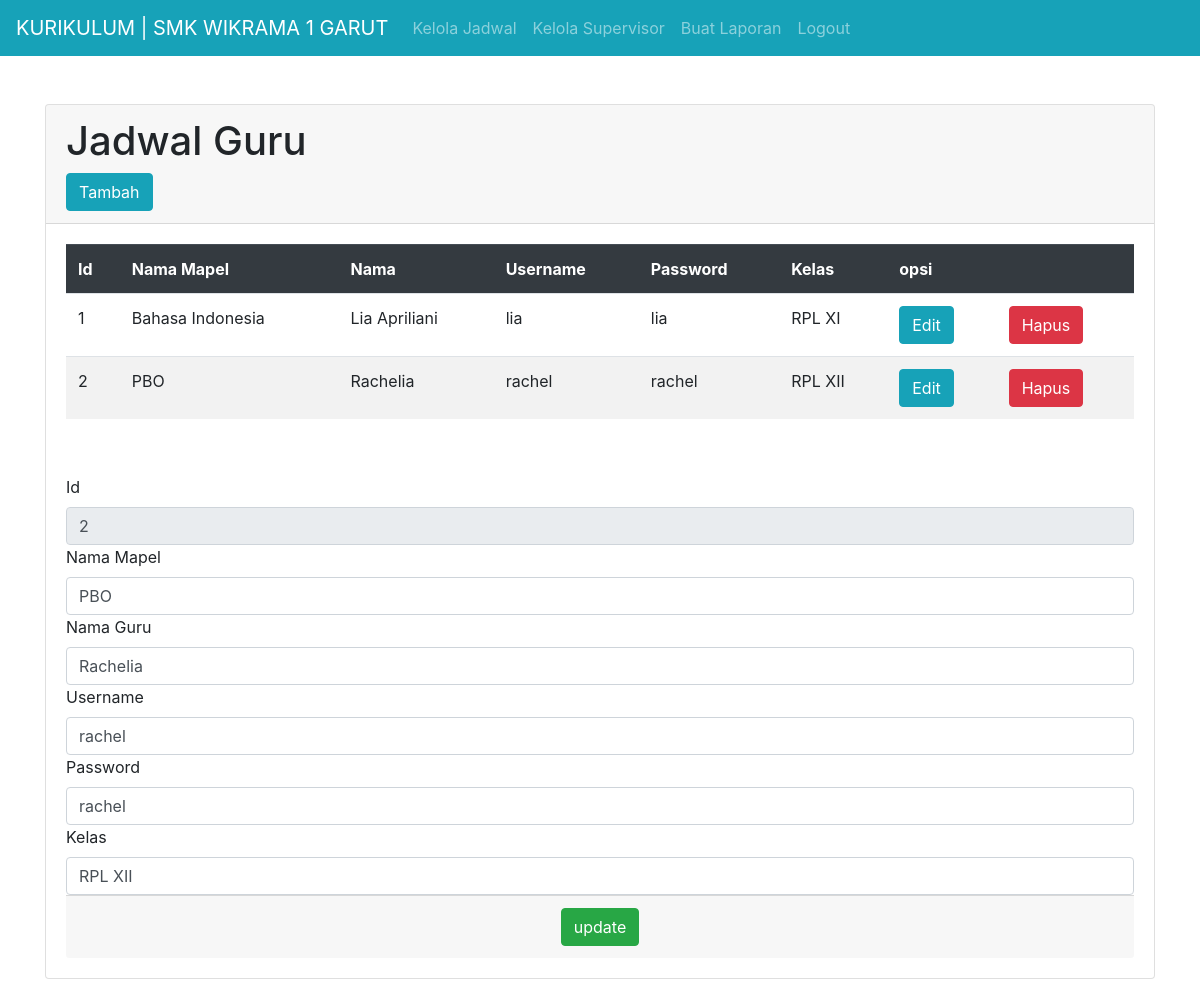
/kurikulum/jadwal.php?edit=2 (signed in), run on the app's committed database.
### tables this page shows
CREATE TABLE `jadwal` (
  `id` int(11) NOT NULL,
  `nama_mapel` varchar(60) NOT NULL,
  `nama` varchar(60) NOT NULL,
  `username` varchar(60) NOT NULL,
  `password` varchar(60) NOT NULL,
  `kelas` varchar(60) NOT NULL
);

### library/controller.php (called while the page is built, shortened)
<?php
class controller{
   protected $con;
   public function __construct($localhost,$username,$password,$database)
   {
      $this->con = mysqli_connect($localhost,$username,$password,$database);
   }
   public function select($table)
   {
      $sql = "SELECT * FROM $table";
      $query = mysqli_query($this->con,$sql);
      return $query;
   }
   public function edit($table,$field,$where)
   {
      $sql = "SELECT * FROM $table WHERE $field='$where'";
      $query = mysqli_query($this->con,$sql);
      $result  = mysqli_fetch_array($query);
      return $result;
   }
}
?>

### kurikulum/jadwal.php (the view, shortened to what this page needs)
<?php
  require '../library/controller.php';
  if(@$_SESSION['kurikulum'] === "login"){
?>
<!DOCTYPE html>
<html>
<head>
	<link rel="stylesheet" type="text/css" href="../asset/css/bootstrap.css">
</head>
<body>
	<nav class="navbar navbar-expand-lg navbar-dark bg-info">
		<a class="navbar-brand" href="index.php">KURIKULUM | SMK WIKRAMA 1 GARUT</a>
		<div class="collapse navbar-collapse" id="navbarSupportedContent">
			<ul class="navbar-nav mr-auto">
				<li class="nav-item"><a class="nav-link" href="jadwal.php">Kelola Jadwal</a></li>
          <li class="nav-item"><a class="nav-link" href="super.php">Kelola Supervisor</a></li>
          <li class="nav-item"><a class="nav-link" href="laporan.php">Buat Laporan</a></li>
          <li class="nav-item"><a class="nav-link" onclick="return confirm('Anda Yakin?')" href="logout.php">Logout</a></li>
        </ul>
		</div>
	</nav>
	<div class="container">
		<div class="card" style="margin : 3rem auto 8.1rem auto !important">
      <div class="card-header">
        <h1>Jadwal Guru</h1>
      <a href="?tambah"><input type="button" value="Tambah" class="btn btn-info"></a>
      </div>
      <div class="card-body">
        <table class="table table-striped">
          <tr class="thead-dark">
            <th>Id</th>
            <th>Nama Mapel</th>
            <th>Nama</th>
            <th>Username</th>
            <th>Password</th>
            <th>Kelas</th>
            <th colspan="2">opsi</th>
          </tr>
          <?php
            $jadwal = new controller("localhost","root","","supervisor");
            $result = $jadwal->select("jadwal");
            foreach($result as $key){
          ?>
          <tr>
            <td><?php echo $key['id'] ?></td>
            <td><?php echo $key['nama_mapel']?></td>
            <td><?php echo $key['nama'] ?></td>
            <td><?php echo $key['username']?></td>
            <td><?php echo $key['password']?></td>
            <td><?php echo $key['kelas'] ?></td>
            <td><a href="?edit=<?php echo $key['id'] ?>"><input type="button" class="btn btn-info" value="Edit" name=""></a></td>
            <td><a href="?hapus=<?php echo $key['id'] ?>"><input type="button" class="btn btn-danger" value="Hapus" name=""></a></td>
          </tr>
          <?php
            }
          ?>
        </table>
      </div>
          <?php
            if(isset($_GET['edit'])){
            $edit = new controller("localhost","root","","supervisor");
            $key = $edit->edit("jadwal","id",$_GET['edit']);
          ?>
        <div class="card-body">
            <form action="?update" method="post">
            <label for="id">Id</label>
            <input type="text" readonly name="id" value="<?php echo $key['id'] ?>" class="form-control">
            <label for="nama_mapel">Nama Mapel</label>
            <input type="text" name="nama_mapel" value="<?php echo $key['nama_mapel'] ?>" class="form-control">
            <label for="guru">Nama Guru</label>
            <input type="text" name="guru" value="<?php echo $key['nama'] ?>" class="form-control">
            <label for="guru">Username</label>
            <input type="text" name="username" value="<?php echo $key['username'] ?>" class="form-control">
            <label for="">Password</label>
            <input type="text" value="<?php echo $key['password'] ?>" name="password" class="form-control">
            <label for="kelas">Kelas</label>
            <input type="text" name="kelas" value="<?php echo $key['kelas'] ?>" class="form-control">
        <div>
        <div class="card-footer">
            <center><input type="submit" value="update" class="btn btn-success"></center>
        </div>
        </form>
            <?php } ?>
      </div>
	</div>
</body>
</html>
<?php
  }else{
    echo "<script>alert('Login dahulu');document.location.href='../index.php'</script>";
  }
?>

### data on the page
jadwal: id "1", nama_mapel "Bahasa Indonesia", nama "Lia Apriliani", username "lia", password "lia", kelas "RPL XI"
jadwal: id "2", nama_mapel "PBO", nama "Rachelia", username "rachel", password "rachel", kelas "RPL XII", guru "Rachelia"
